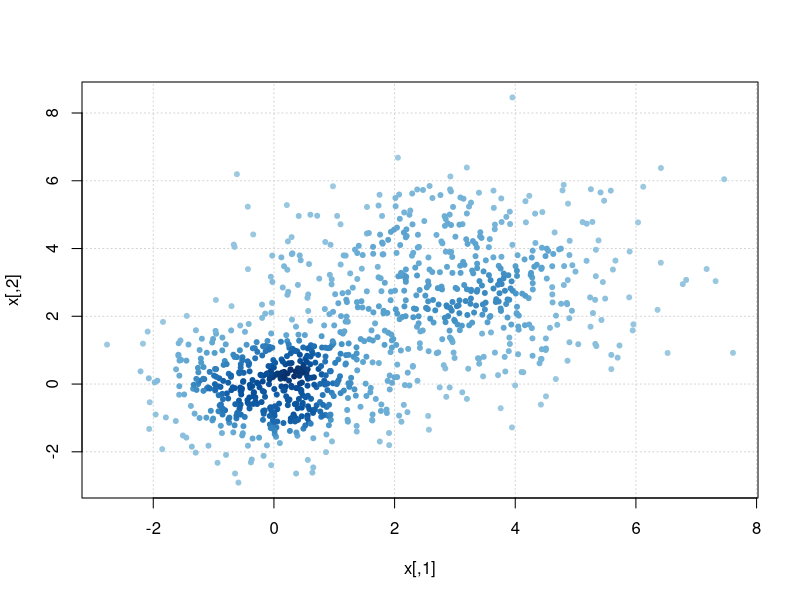
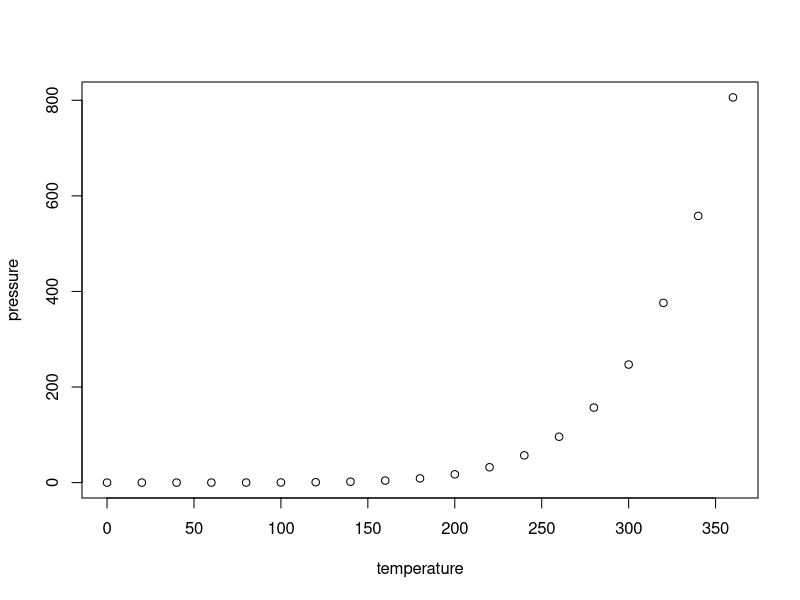
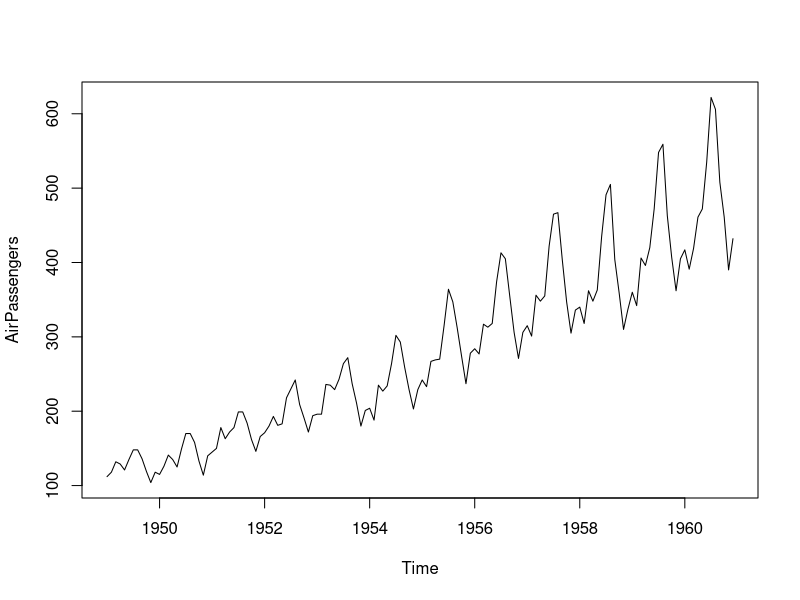
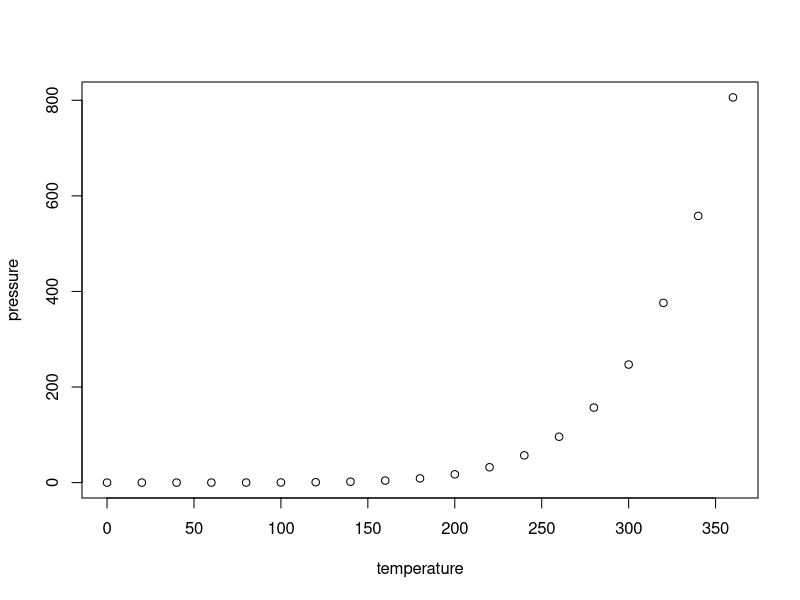
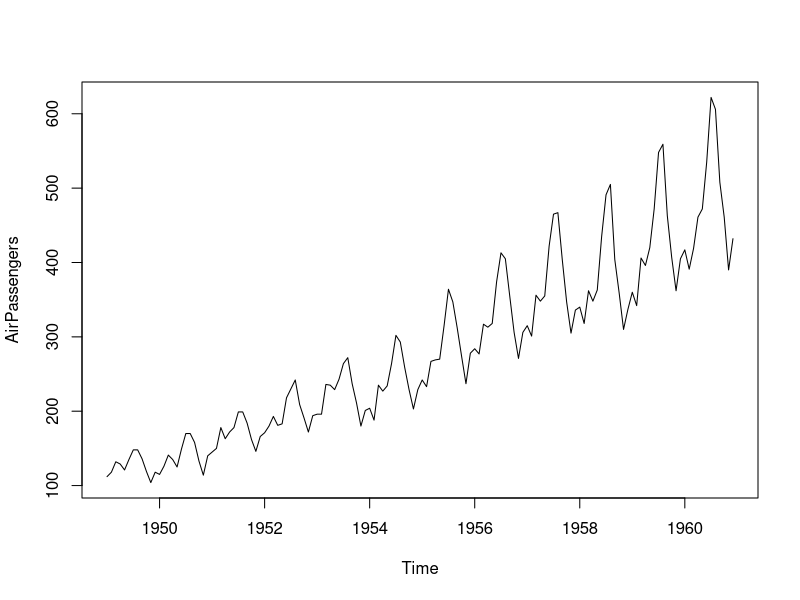
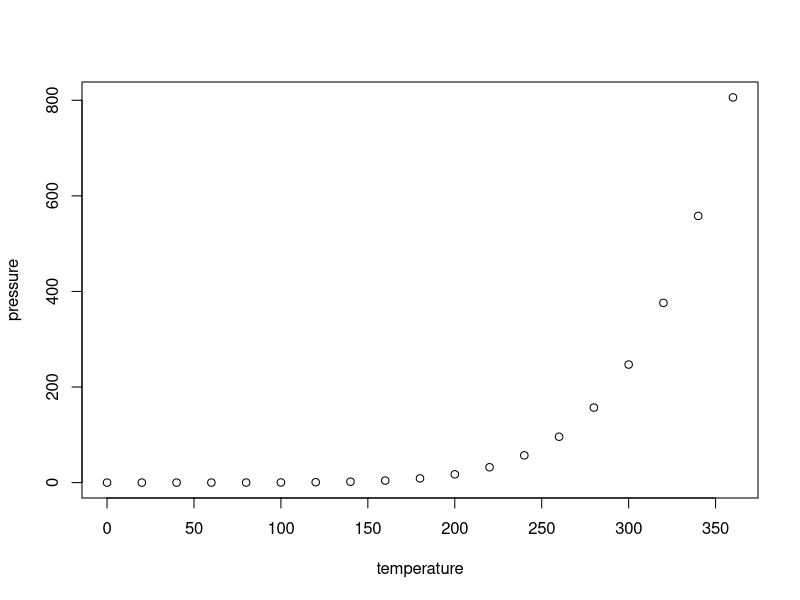
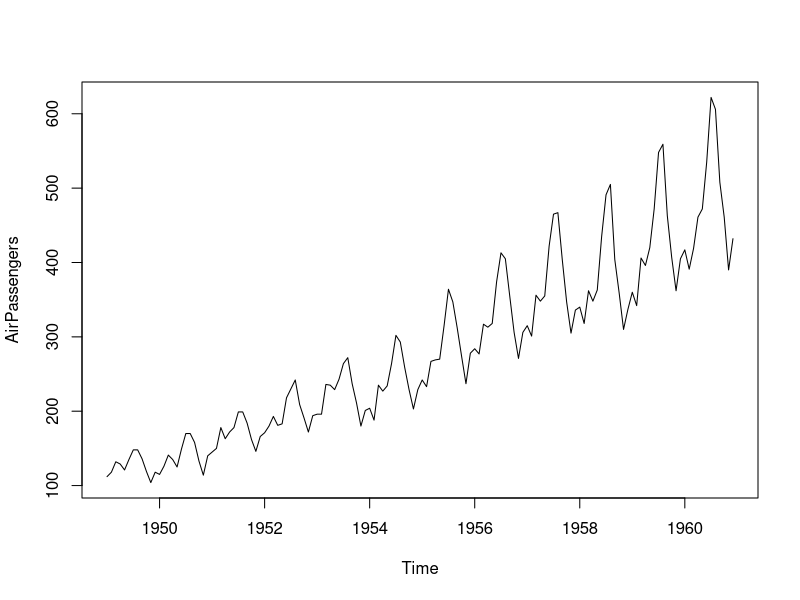
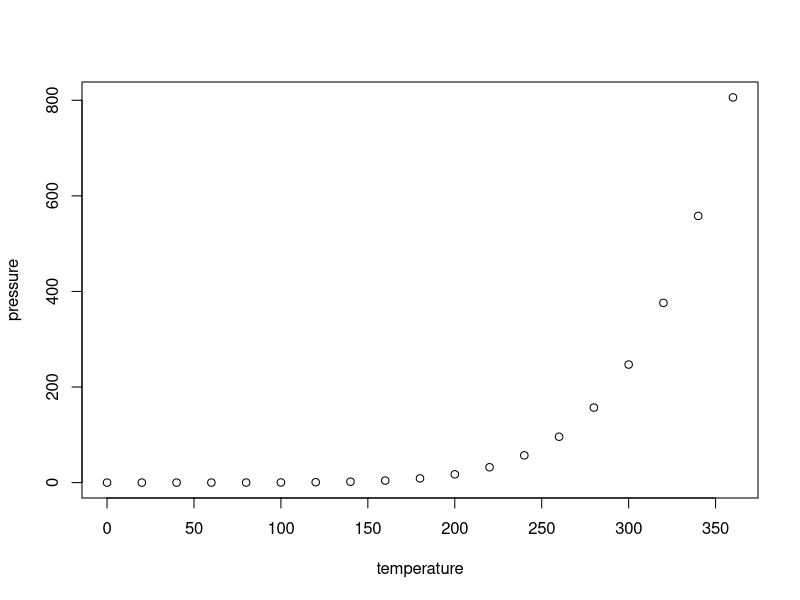

The R source for these figures, in order:
## ---- chunk 1
x1 <- matrix(rnorm(1e3), ncol = 2)
x2 <- matrix(rnorm(1e3, mean = 3, sd = 1.5), ncol = 2)
x <- rbind(x1, x2)

dcols <- densCols(x)
graphics::plot(x, col = dcols, pch = 20, panel.first = grid())
# title(main = "n = 1000", xpd = TRUE)
## ---- chunk 2
plot(pressure)
## ---- chunk 3
plot(AirPassengers)
## ---- chunk 4
plot(pressure)
plot(AirPassengers)
## ---- chunk 5
plot(pressure)
plot(AirPassengers)
## ---- chunk 6
plot(pressure)
plot(AirPassengers)
plot(pressure)
plot(AirPassengers)
## ---- chunk 7
library(magrittr)
library(kableExtra)
db <- mtcars[, 1:7]
db2 <- cbind(rownames(db), db)
colnames(db2) <- c("Methods", rep(c("Bias", "RMSE"), 3), "")
if (knitr::is_latex_output()) {
  kable(db2,
    format = "latex", booktabs = TRUE, escape = T, row.names = F,
    longtable = T, caption = "第1种类型的统计表格样式",
    linesep = c("", "", "", "", "", "\\midrule")
  ) %>%
    kable_styling(
      latex_options = c("hold_position", "repeat_header"),
      full_width = F, position = "center", repeat_header_method = "replace",
      repeat_header_text = "续表@ref(tab:kable)"
    ) %>%
    add_header_above(c(" ",
      "$\\\\sigma^2$" = 2, "$\\\\phi$" = 2,
      "$\\\\tau^2$" = 2, "$r=\\\\delta/\\\\phi$" = 1
    ), escape = F) %>%
    footnote(
      general_title = "注：", title_format = "italic", threeparttable = T,
      general = "* 星号表示的内容很长"
    )
} else {
  kable(db2,
    format = "html", booktabs = TRUE, escape = T, row.names = F,
    caption = "第1种类型的统计表格样式"
  ) %>%
    kable_styling(
      bootstrap_options = c("basic"),
      full_width = F, position = "center"
    ) %>%
    add_header_above(c("",
      "$\\sigma^2$" = 2, "$\\phi$" = 2,
      "$\\tau^2$" = 2, "$r=\\delta/\\phi$" = 1
    ), escape = F) %>%
    footnote(
      general_title = "注：", title_format = "italic", threeparttable = T,
      general = "* 星号表示的内容很长"
    )
}
